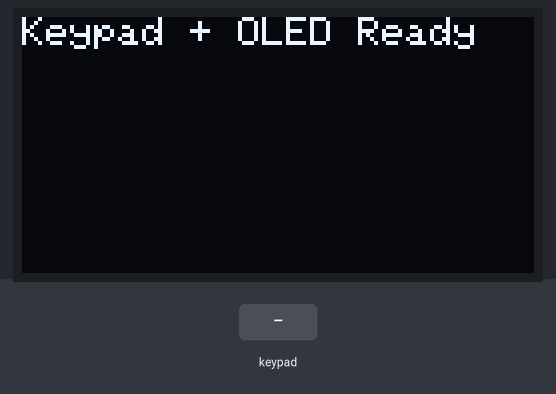
Bench run of a sketch on a simulated ESP32. Shown: 128×64 one-colour display. Inputs (shaded band) come from the test bench. What the sketch prints to the serial monitor is not drawn.

Above: at 1.2 s.
1.3 s: keypad keys 1 3 1 2 1 4 2 7 # pressed 0.4 s apart
At 5.8 s:
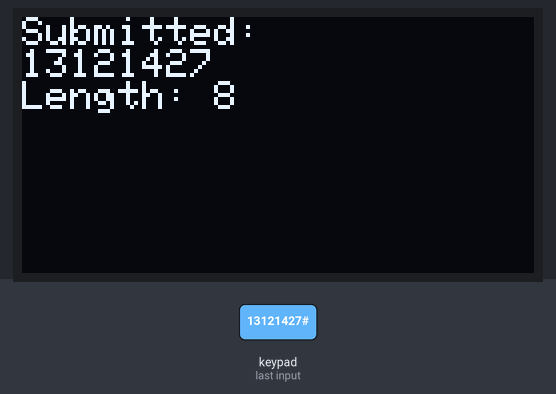
6.4 s: key 'A' pressed
At 7.1 s:
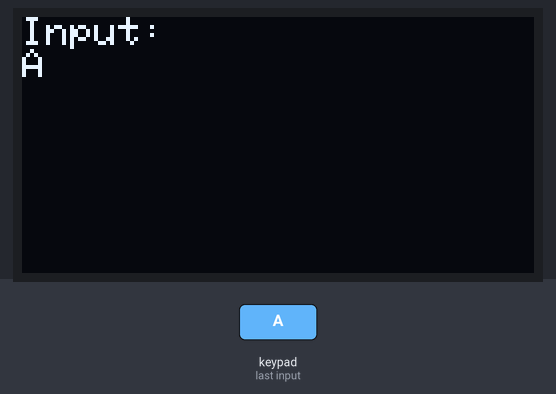
7.9 s: key 'B' pressed
At 8.2 s:
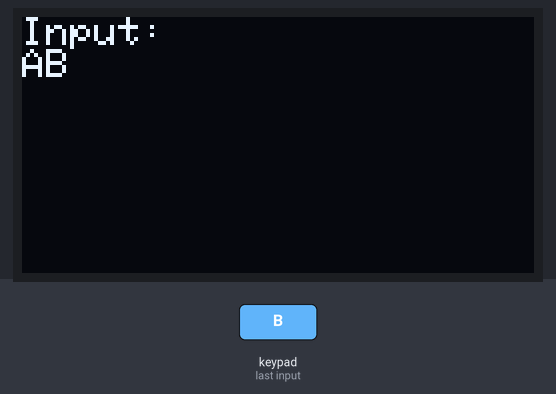
9.4 s: keypad keys 1 3 1 2 1 4 2 7 * pressed 0.4 s apart
At 13.0 s:
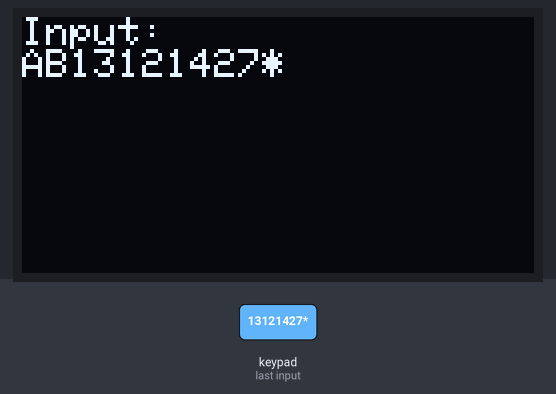
14.5 s: key 'C' pressed
At 15.6 s:
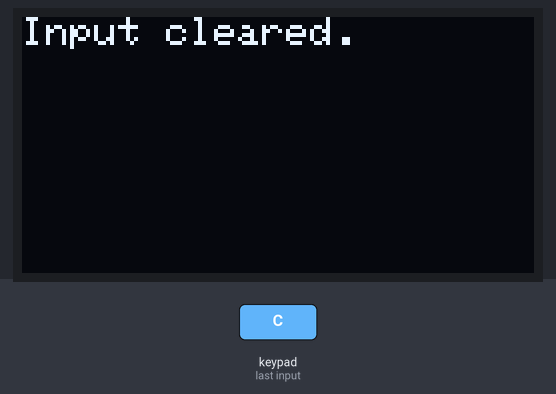
16.0 s: keypad keys 1 3 1 2 1 4 2 7 D pressed 0.4 s apart
At 20.3 s:
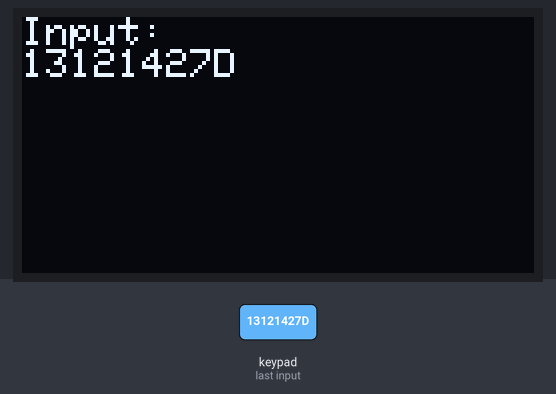
Timing chart, 0 to 21.8 s (numbered marks = the images above; inputs shaded):
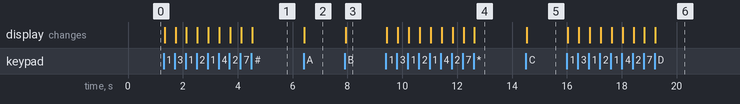

The sketch:

keyboard_string.ino
```cpp
#include <Keypad.h>
#include <Wire.h>
#include <Adafruit_GFX.h>
#include <Adafruit_SSD1306.h>

// OLED config
#define SCREEN_WIDTH 128
#define SCREEN_HEIGHT 64
#define OLED_RESET    -1
Adafruit_SSD1306 display(SCREEN_WIDTH, SCREEN_HEIGHT, &Wire, OLED_RESET);

// Keypad config
const byte ROWS = 4;
const byte COLS = 4;
char keys[ROWS][COLS] = {
  {'1','2','3','A'},
  {'4','5','6','B'},
  {'7','8','9','C'},
  {'*','0','#','D'}
};

// Pin assignments
byte rowPins[ROWS] = {13, 12, 14, 27};       // Row 0–3
byte colPins[COLS] = {26, 25, 19, 32};       // Col 0–3, changed col[2] to GPIO 19

Keypad keypad = Keypad(makeKeymap(keys), rowPins, colPins, ROWS, COLS);

String inputString = "";

void setup() {
  Serial.begin(9600);

  // OLED initialization
  if (!display.begin(SSD1306_SWITCHCAPVCC, 0x3C)) {
    Serial.println(F("OLED not found. Check wiring!"));
    while (true); // halt
  }
  display.clearDisplay();
  display.setTextSize(1);
  display.setTextColor(SSD1306_WHITE);
  display.setCursor(0, 0);
  display.println("Keypad + OLED Ready");
  display.display();

  Serial.println("Type and press '#' to submit, 'C' to clear:");
  Serial.print("Input: ");
}

void loop() {
  char key = keypad.getKey();

  if (key) {
    if (key == '#') {
      // Show on serial
      Serial.println();
      Serial.print("Submitted String: ");
      Serial.println(inputString);
      Serial.print("String Length: ");
      Serial.println(inputString.length());

      // Show on OLED
      display.clearDisplay();
      display.setCursor(0, 0);
      display.println("Submitted:");
      display.println(inputString);
      display.print("Length: ");
      display.println(inputString.length());
      display.display();

      inputString = "";
      Serial.print("Input: ");
    } else if (key == 'C') {
      inputString = "";
      Serial.println();
      Serial.println("Input cleared.");
      Serial.print("Input: ");

      // Clear OLED display
      display.clearDisplay();
      display.setCursor(0, 0);
      display.println("Input cleared.");
      display.display();
    } else {
      inputString += key;
      Serial.print(key);

      // Update OLED in real time
      display.clearDisplay();
      display.setCursor(0, 0);
      display.println("Input:");
      display.println(inputString);
      display.display();
    }
  }
}
```

Measured:
- after the input at 1.3 s, the display: first changes at once (image 1 shows a later state)
- after the input at 6.4 s, the display: changes at once (image 2)
- after the input at 7.9 s, the display: changes at once (image 3)
- after the input at 9.4 s, the display: first changes at once (image 4 shows a later state)
- after the input at 14.5 s, the display: changes at once (image 5)
- after the input at 16.0 s, the display: first changes at once (image 6 shows a later state)
